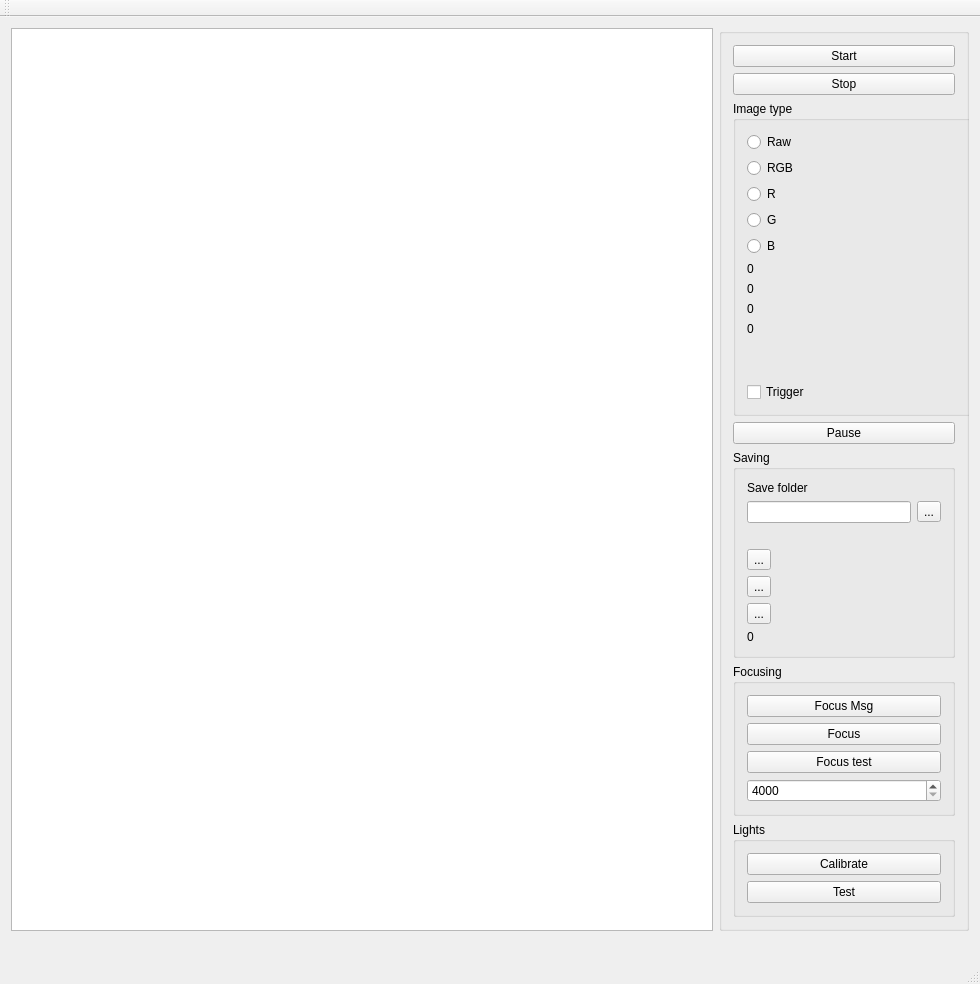
<?xml version="1.0" encoding="UTF-8"?>
<ui version="4.0">
 <class>CameraThreadViewerGUI</class>
 <widget class="QMainWindow" name="CameraThreadViewerGUI">
  <property name="geometry">
   <rect>
    <x>0</x>
    <y>0</y>
    <width>980</width>
    <height>910</height>
   </rect>
  </property>
  <property name="windowTitle">
   <string>CameraThreadViewerGUI</string>
  </property>
  <widget class="QWidget" name="centralWidget">
   <layout class="QGridLayout" name="gridLayout_3">
    <item row="0" column="0">
     <layout class="QHBoxLayout" name="horizontalLayout">
      <item>
       <widget class="ImageViewerWidget" name="imageViewer"/>
      </item>
      <item>
       <widget class="QGroupBox" name="groupBox_3">
        <property name="maximumSize">
         <size>
          <width>250</width>
          <height>16777215</height>
         </size>
        </property>
        <property name="title">
         <string/>
        </property>
        <layout class="QGridLayout" name="gridLayout_2">
         <item row="3" column="0">
          <widget class="QGroupBox" name="groupBox_5">
           <property name="title">
            <string>Lights</string>
           </property>
           <layout class="QGridLayout" name="gridLayout_6">
            <item row="0" column="0">
             <widget class="QPushButton" name="pbLights">
              <property name="text">
               <string>Calibrate</string>
              </property>
             </widget>
            </item>
            <item row="1" column="0">
             <widget class="QPushButton" name="pbLightsTest">
              <property name="text">
               <string>Test</string>
              </property>
             </widget>
            </item>
           </layout>
          </widget>
         </item>
         <item row="0" column="0">
          <layout class="QVBoxLayout" name="verticalLayout_2">
           <item>
            <widget class="QPushButton" name="startButton">
             <property name="text">
              <string>Start</string>
             </property>
            </widget>
           </item>
           <item>
            <widget class="QPushButton" name="stopButton">
             <property name="text">
              <string>Stop</string>
             </property>
            </widget>
           </item>
           <item>
            <widget class="QGroupBox" name="groupBox">
             <property name="minimumSize">
              <size>
               <width>300</width>
               <height>0</height>
              </size>
             </property>
             <property name="title">
              <string>Image type</string>
             </property>
             <layout class="QGridLayout" name="gridLayout_4">
              <item row="4" column="0">
               <widget class="QRadioButton" name="bRadioButton">
                <property name="text">
                 <string>B</string>
                </property>
               </widget>
              </item>
              <item row="5" column="0">
               <widget class="QLabel" name="label">
                <property name="text">
                 <string>0</string>
                </property>
               </widget>
              </item>
              <item row="7" column="0">
               <widget class="QLabel" name="label_2">
                <property name="text">
                 <string>0</string>
                </property>
               </widget>
              </item>
              <item row="0" column="0">
               <widget class="QRadioButton" name="rawRadioButton">
                <property name="text">
                 <string>Raw</string>
                </property>
               </widget>
              </item>
              <item row="8" column="0">
               <widget class="QLabel" name="Rgblabel">
                <property name="text">
                 <string>0</string>
                </property>
               </widget>
              </item>
              <item row="10" column="0">
               <widget class="QLabel" name="lblDark">
                <property name="text">
                 <string/>
                </property>
               </widget>
              </item>
              <item row="1" column="0">
               <widget class="QRadioButton" name="rgbRadioButton">
                <property name="text">
                 <string>RGB</string>
                </property>
               </widget>
              </item>
              <item row="2" column="0">
               <widget class="QRadioButton" name="rRadioButton">
                <property name="text">
                 <string>R</string>
                </property>
               </widget>
              </item>
              <item row="6" column="0">
               <widget class="QLabel" name="FPSlabel">
                <property name="text">
                 <string>0</string>
                </property>
               </widget>
              </item>
              <item row="3" column="0">
               <widget class="QRadioButton" name="gRadioButton">
                <property name="text">
                 <string>G</string>
                </property>
               </widget>
              </item>
              <item row="9" column="0">
               <widget class="QLabel" name="lblImfSize">
                <property name="text">
                 <string/>
                </property>
               </widget>
              </item>
              <item row="11" column="0">
               <widget class="QCheckBox" name="cbTrigger">
                <property name="text">
                 <string>Trigger</string>
                </property>
               </widget>
              </item>
             </layout>
            </widget>
           </item>
           <item>
            <widget class="QPushButton" name="pauseButton">
             <property name="text">
              <string>Pause</string>
             </property>
            </widget>
           </item>
           <item>
            <widget class="QGroupBox" name="groupBox_2">
             <property name="title">
              <string>Saving</string>
             </property>
             <layout class="QGridLayout" name="gridLayout_5">
              <item row="0" column="0">
               <widget class="QLabel" name="label_3">
                <property name="text">
                 <string>Save folder</string>
                </property>
               </widget>
              </item>
              <item row="1" column="0">
               <layout class="QVBoxLayout" name="verticalLayout">
                <item>
                 <layout class="QHBoxLayout" name="horizontalLayout_2">
                  <item>
                   <widget class="QLineEdit" name="saveFolderLineEdit"/>
                  </item>
                  <item>
                   <widget class="QToolButton" name="btnSaveFolder">
                    <property name="text">
                     <string>...</string>
                    </property>
                   </widget>
                  </item>
                 </layout>
                </item>
                <item>
                 <widget class="ClickableLabel" name="lblSaveFolder">
                  <property name="text">
                   <string/>
                  </property>
                  <property name="wordWrap">
                   <bool>true</bool>
                  </property>
                 </widget>
                </item>
               </layout>
              </item>
              <item row="2" column="0">
               <widget class="QToolButton" name="btnStartSave">
                <property name="text">
                 <string>...</string>
                </property>
                <property name="toolButtonStyle">
                 <enum>Qt::ToolButtonIconOnly</enum>
                </property>
               </widget>
              </item>
              <item row="3" column="0">
               <widget class="QToolButton" name="btnEndSave">
                <property name="text">
                 <string>...</string>
                </property>
               </widget>
              </item>
              <item row="4" column="0">
               <widget class="QToolButton" name="btnSnap">
                <property name="text">
                 <string>...</string>
                </property>
               </widget>
              </item>
              <item row="5" column="0">
               <widget class="QLabel" name="lblCounter">
                <property name="text">
                 <string>0</string>
                </property>
               </widget>
              </item>
             </layout>
            </widget>
           </item>
          </layout>
         </item>
         <item row="1" column="0">
          <widget class="QGroupBox" name="groupBox_4">
           <property name="title">
            <string>Focusing</string>
           </property>
           <layout class="QGridLayout" name="gridLayout">
            <item row="1" column="0">
             <widget class="QPushButton" name="pbFocus">
              <property name="text">
               <string>Focus</string>
              </property>
             </widget>
            </item>
            <item row="2" column="0">
             <widget class="QPushButton" name="btnFocusTest">
              <property name="text">
               <string>Focus test</string>
              </property>
             </widget>
            </item>
            <item row="3" column="0">
             <widget class="QSpinBox" name="sbFirgelliVal">
              <property name="keyboardTracking">
               <bool>false</bool>
              </property>
              <property name="minimum">
               <number>4000</number>
              </property>
              <property name="maximum">
               <number>32767</number>
              </property>
              <property name="singleStep">
               <number>250</number>
              </property>
             </widget>
            </item>
            <item row="0" column="0">
             <widget class="QPushButton" name="zaxisMsgBtn">
              <property name="text">
               <string>Focus Msg</string>
              </property>
             </widget>
            </item>
           </layout>
          </widget>
         </item>
        </layout>
       </widget>
      </item>
     </layout>
    </item>
    <item row="1" column="0">
     <widget class="QLabel" name="lblError">
      <property name="text">
       <string/>
      </property>
     </widget>
    </item>
   </layout>
  </widget>
  <widget class="QMenuBar" name="menuBar">
   <property name="geometry">
    <rect>
     <x>0</x>
     <y>0</y>
     <width>980</width>
     <height>21</height>
    </rect>
   </property>
  </widget>
  <widget class="QToolBar" name="mainToolBar">
   <attribute name="toolBarArea">
    <enum>TopToolBarArea</enum>
   </attribute>
   <attribute name="toolBarBreak">
    <bool>false</bool>
   </attribute>
  </widget>
  <widget class="QStatusBar" name="statusBar"/>
 </widget>
 <layoutdefault spacing="6" margin="11"/>
 <customwidgets>
  <customwidget>
   <class>ImageViewerWidget</class>
   <extends>QGraphicsView</extends>
   <header location="global">imageviewerwidget.h</header>
  </customwidget>
  <customwidget>
   <class>ClickableLabel</class>
   <extends>QLabel</extends>
   <header>camerathreadviewergui.h</header>
  </customwidget>
 </customwidgets>
 <resources/>
 <connections/>
</ui>
